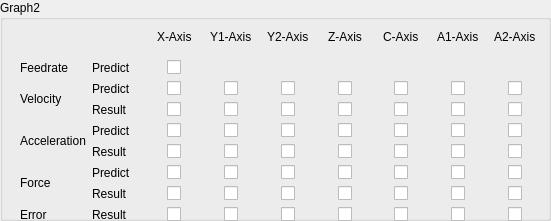
     <widget class="QGroupBox" name="groupBox_54">
      <property name="geometry">
       <rect>
        <x>10</x>
        <y>220</y>
        <width>551</width>
        <height>221</height>
       </rect>
      </property>
      <property name="title">
       <string>Graph2</string>
      </property>
      <widget class="QWidget" name="layoutWidget_28">
       <property name="geometry">
        <rect>
         <x>20</x>
         <y>20</y>
         <width>521</width>
         <height>202</height>
        </rect>
       </property>
       <layout class="QGridLayout" name="gridLayout_25">
        <item row="8" column="6" alignment="Qt::AlignHCenter">
         <widget class="QCheckBox" name="checkBox_sim_ErrorrC_2">
          <property name="text">
           <string/>
          </property>
         </widget>
        </item>
        <item row="2" column="6" alignment="Qt::AlignHCenter">
         <widget class="QCheckBox" name="checkBox_sim_velpC_2">
          <property name="text">
           <string/>
          </property>
         </widget>
        </item>
        <item row="2" column="1">
         <widget class="QLabel" name="label_203">
          <property name="text">
           <string>Predict</string>
          </property>
         </widget>
        </item>
        <item row="0" column="6" alignment="Qt::AlignHCenter">
         <widget class="QLabel" name="label_204">
          <property name="text">
           <string>C-Axis</string>
          </property>
         </widget>
        </item>
        <item row="0" column="3" alignment="Qt::AlignHCenter">
         <widget class="QLabel" name="label_205">
          <property name="text">
           <string>Y1-Axis</string>
          </property>
         </widget>
        </item>
        <item row="2" column="2" alignment="Qt::AlignHCenter">
         <widget class="QCheckBox" name="checkBox_sim_velpX_2">
          <property name="text">
           <string/>
          </property>
         </widget>
        </item>
        <item row="0" column="2" alignment="Qt::AlignHCenter">
         <widget class="QLabel" name="label_206">
          <property name="text">
           <string>X-Axis</string>
          </property>
         </widget>
        </item>
        <item row="2" column="7" alignment="Qt::AlignHCenter">
         <widget class="QCheckBox" name="checkBox_sim_velpA1_2">
          <property name="text">
           <string/>
          </property>
         </widget>
        </item>
        <item row="0" column="4" alignment="Qt::AlignHCenter">
         <widget class="QLabel" name="label_207">
          <property name="text">
           <string>Y2-Axis</string>
          </property>
         </widget>
        </item>
        <item row="0" column="7" alignment="Qt::AlignHCenter">
         <widget class="QLabel" name="label_208">
          <property name="text">
           <string>A1-Axis</string>
          </property>
         </widget>
        </item>
        <item row="2" column="8" alignment="Qt::AlignHCenter">
         <widget class="QCheckBox" name="checkBox_sim_velpA2_2">
          <property name="text">
           <string/>
          </property>
         </widget>
        </item>
        <item row="2" column="5" alignment="Qt::AlignHCenter">
         <widget class="QCheckBox" name="checkBox_sim_velpZ_2">
          <property name="text">
           <string/>
          </property>
         </widget>
        </item>
        <item row="3" column="1">
         <widget class="QLabel" name="label_209">
          <property name="text">
           <string>Result</string>
          </property>
         </widget>
        </item>
        <item row="0" column="8" alignment="Qt::AlignHCenter">
         <widget class="QLabel" name="label_210">
          <property name="text">
           <string>A2-Axis</string>
          </property>
         </widget>
        </item>
        <item row="2" column="4" alignment="Qt::AlignHCenter">
         <widget class="QCheckBox" name="checkBox_sim_velpY2_2">
          <property name="text">
           <string/>
          </property>
         </widget>
        </item>
        <item row="0" column="5" alignment="Qt::AlignHCenter">
         <widget class="QLabel" name="label_211">
          <property name="text">
           <string>Z-Axis</string>
          </property>
         </widget>
        </item>
        <item row="3" column="2" alignment="Qt::AlignHCenter">
         <widget class="QCheckBox" name="checkBox_sim_velrX_2">
          <property name="text">
           <string/>
          </property>
         </widget>
        </item>
        <item row="3" column="3" alignment="Qt::AlignHCenter">
         <widget class="QCheckBox" name="checkBox_sim_velrY1_2">
          <property name="text">
           <string/>
          </property>
         </widget>
        </item>
        <item row="2" column="3" alignment="Qt::AlignHCenter">
         <widget class="QCheckBox" name="checkBox_sim_velpY1_2">
          <property name="text">
           <string/>
          </property>
         </widget>
        </item>
        <item row="3" column="4" alignment="Qt::AlignHCenter">
         <widget class="QCheckBox" name="checkBox_sim_velrY2_2">
          <property name="text">
           <string/>
          </property>
         </widget>
        </item>
        <item row="3" column="5" alignment="Qt::AlignHCenter">
         <widget class="QCheckBox" name="checkBox_sim_velrZ_2">
          <property name="text">
           <string/>
          </property>
         </widget>
        </item>
        <item row="3" column="6" alignment="Qt::AlignHCenter">
         <widget class="QCheckBox" name="checkBox_sim_velrC_2">
          <property name="text">
           <string/>
          </property>
         </widget>
        </item>
        <item row="3" column="7" alignment="Qt::AlignHCenter">
         <widget class="QCheckBox" name="checkBox_sim_velrA1_2">
          <property name="text">
           <string/>
          </property>
         </widget>
        </item>
        <item row="4" column="1">
         <widget class="QLabel" name="label_212">
          <property name="text">
           <string>Predict</string>
          </property>
         </widget>
        </item>
        <item row="4" column="2" alignment="Qt::AlignHCenter">
         <widget class="QCheckBox" name="checkBox_sim_accpX_2">
          <property name="text">
           <string/>
          </property>
         </widget>
        </item>
        <item row="3" column="8" alignment="Qt::AlignHCenter">
         <widget class="QCheckBox" name="checkBox_sim_velrA2_2">
          <property name="text">
           <string/>
          </property>
         </widget>
        </item>
        <item row="4" column="3" alignment="Qt::AlignHCenter">
         <widget class="QCheckBox" name="checkBox_sim_accpY1_2">
          <property name="text">
           <string/>
          </property>
         </widget>
        </item>
        <item row="5" column="7" alignment="Qt::AlignHCenter">
         <widget class="QCheckBox" name="checkBox_sim_accrA1_2">
          <property name="text">
           <string/>
          </property>
         </widget>
        </item>
        <item row="4" column="8" alignment="Qt::AlignHCenter">
         <widget class="QCheckBox" name="checkBox_sim_accpA2_2">
          <property name="text">
           <string/>
          </property>
         </widget>
        </item>
        <item row="6" column="3" alignment="Qt::AlignHCenter">
         <widget class="QCheckBox" name="checkBox_sim_forcepY1_2">
          <property name="text">
           <string/>
          </property>
         </widget>
        </item>
        <item row="6" column="6" alignment="Qt::AlignHCenter">
         <widget class="QCheckBox" name="checkBox_sim_forcepC_2">
          <property name="text">
           <string/>
          </property>
         </widget>
        </item>
        <item row="6" column="7" alignment="Qt::AlignHCenter">
         <widget class="QCheckBox" name="checkBox_sim_forcepA1_2">
          <property name="text">
           <string/>
          </property>
         </widget>
        </item>
        <item row="4" column="6" alignment="Qt::AlignHCenter">
         <widget class="QCheckBox" name="checkBox_sim_accpC_2">
          <property name="text">
           <string/>
          </property>
         </widget>
        </item>
        <item row="5" column="3" alignment="Qt::AlignHCenter">
         <widget class="QCheckBox" name="checkBox_sim_accrY1_2">
          <property name="text">
           <string/>
          </property>
         </widget>
        </item>
        <item row="5" column="4" alignment="Qt::AlignHCenter">
         <widget class="QCheckBox" name="checkBox_sim_accrY2_2">
          <property name="text">
           <string/>
          </property>
         </widget>
        </item>
        <item row="5" column="5" alignment="Qt::AlignHCenter">
         <widget class="QCheckBox" name="checkBox_sim_accrZ_2">
          <property name="text">
           <string/>
          </property>
         </widget>
        </item>
        <item row="6" column="4" alignment="Qt::AlignHCenter">
         <widget class="QCheckBox" name="checkBox_sim_forcepY2_2">
          <property name="text">
           <string/>
          </property>
         </widget>
        </item>
        <item row="6" column="5" alignment="Qt::AlignHCenter">
         <widget class="QCheckBox" name="checkBox_sim_forcepZ_2">
          <property name="text">
           <string/>
          </property>
         </widget>
        </item>
        <item row="6" column="8" alignment="Qt::AlignHCenter">
         <widget class="QCheckBox" name="checkBox_sim_forcepA2_2">
          <property name="text">
           <string/>
          </property>
         </widget>
        </item>
        <item row="7" column="1">
         <widget class="QLabel" name="label_213">
          <property name="text">
           <string>Result</string>
          </property>
         </widget>
        </item>
        <item row="7" column="2" alignment="Qt::AlignHCenter">
         <widget class="QCheckBox" name="checkBox_sim_forcerX_2">
          <property name="text">
           <string/>
          </property>
         </widget>
        </item>
        <item row="5" column="1">
         <widget class="QLabel" name="label_214">
          <property name="text">
           <string>Result</string>
          </property>
         </widget>
        </item>
        <item row="6" column="2" alignment="Qt::AlignHCenter">
         <widget class="QCheckBox" name="checkBox_sim_forcepX_2">
          <property name="text">
           <string/>
          </property>
         </widget>
        </item>
        <item row="5" column="8" alignment="Qt::AlignHCenter">
         <widget class="QCheckBox" name="checkBox_sim_accrA2_2">
          <property name="text">
           <string/>
          </property>
         </widget>
        </item>
        <item row="4" column="4" alignment="Qt::AlignHCenter">
         <widget class="QCheckBox" name="checkBox_sim_accpY2_2">
          <property name="text">
           <string/>
          </property>
         </widget>
        </item>
        <item row="4" column="5" alignment="Qt::AlignHCenter">
         <widget class="QCheckBox" name="checkBox_sim_accpZ_2">
          <property name="text">
           <string/>
          </property>
         </widget>
        </item>
        <item row="5" column="6" alignment="Qt::AlignHCenter">
         <widget class="QCheckBox" name="checkBox_sim_accrC_2">
          <property name="text">
           <string/>
          </property>
         </widget>
        </item>
        <item row="6" column="1">
         <widget class="QLabel" name="label_215">
          <property name="text">
           <string>Predict</string>
          </property>
         </widget>
        </item>
        <item row="7" column="3" alignment="Qt::AlignHCenter">
         <widget class="QCheckBox" name="checkBox_sim_forcerY1_2">
          <property name="text">
           <string/>
          </property>
         </widget>
        </item>
        <item row="7" column="4" alignment="Qt::AlignHCenter">
         <widget class="QCheckBox" name="checkBox_sim_forcerY2_2">
          <property name="text">
           <string/>
          </property>
         </widget>
        </item>
        <item row="7" column="5" alignment="Qt::AlignHCenter">
         <widget class="QCheckBox" name="checkBox_sim_forcerZ_2">
          <property name="text">
           <string/>
          </property>
         </widget>
        </item>
        <item row="7" column="6" alignment="Qt::AlignHCenter">
         <widget class="QCheckBox" name="checkBox_sim_forcerC_2">
          <property name="text">
           <string/>
          </property>
         </widget>
        </item>
        <item row="7" column="7" alignment="Qt::AlignHCenter">
         <widget class="QCheckBox" name="checkBox_sim_forcerA1_2">
          <property name="text">
           <string/>
          </property>
         </widget>
        </item>
        <item row="7" column="8" alignment="Qt::AlignHCenter">
         <widget class="QCheckBox" name="checkBox_sim_forcerA2_2">
          <property name="text">
           <string/>
          </property>
         </widget>
        </item>
        <item row="8" column="1">
         <widget class="QLabel" name="label_216">
          <property name="text">
           <string>Result</string>
          </property>
         </widget>
        </item>
        <item row="5" column="2" alignment="Qt::AlignHCenter">
         <widget class="QCheckBox" name="checkBox_sim_accrX_2">
          <property name="text">
           <string/>
          </property>
         </widget>
        </item>
        <item row="4" column="7" alignment="Qt::AlignHCenter">
         <widget class="QCheckBox" name="checkBox_sim_accpA1_2">
          <property name="text">
           <string/>
          </property>
         </widget>
        </item>
        <item row="8" column="3" alignment="Qt::AlignHCenter">
         <widget class="QCheckBox" name="checkBox_sim_ErrorrY1_2">
          <property name="text">
           <string/>
          </property>
         </widget>
        </item>
        <item row="8" column="8" alignment="Qt::AlignHCenter">
         <widget class="QCheckBox" name="checkBox_sim_ErrorrA2_2">
          <property name="text">
           <string/>
          </property>
         </widget>
        </item>
        <item row="8" column="7" alignment="Qt::AlignHCenter">
         <widget class="QCheckBox" name="checkBox_sim_ErrorrA1_2">
          <property name="text">
           <string/>
          </property>
         </widget>
        </item>
        <item row="8" column="2" alignment="Qt::AlignHCenter">
         <widget class="QCheckBox" name="checkBox_sim_ErrorrX_2">
          <property name="text">
           <string/>
          </property>
         </widget>
        </item>
        <item row="8" column="4" alignment="Qt::AlignHCenter">
         <widget class="QCheckBox" name="checkBox_sim_ErrorrY2_2">
          <property name="text">
           <string/>
          </property>
         </widget>
        </item>
        <item row="8" column="5" alignment="Qt::AlignHCenter">
         <widget class="QCheckBox" name="checkBox_sim_ErrorrZ_2">
          <property name="text">
           <string/>
          </property>
         </widget>
        </item>
        <item row="6" column="0" rowspan="2">
         <widget class="QLabel" name="label_217">
          <property name="text">
           <string>Force</string>
          </property>
         </widget>
        </item>
        <item row="4" column="0" rowspan="2">
         <widget class="QLabel" name="label_218">
          <property name="text">
           <string>Acceleration</string>
          </property>
         </widget>
        </item>
        <item row="8" column="0">
         <widget class="QLabel" name="label_219">
          <property name="text">
           <string>Error</string>
          </property>
         </widget>
        </item>
        <item row="2" column="0" rowspan="2">
         <widget class="QLabel" name="label_220">
          <property name="text">
           <string>Velocity</string>
          </property>
         </widget>
        </item>
        <item row="1" column="0">
         <widget class="QLabel" name="label_221">
          <property name="text">
           <string>Feedrate</string>
          </property>
         </widget>
        </item>
        <item row="1" column="1">
         <widget class="QLabel" name="label_222">
          <property name="text">
           <string>Predict</string>
          </property>
         </widget>
        </item>
        <item row="1" column="2" alignment="Qt::AlignHCenter">
         <widget class="QCheckBox" name="checkBox_sim_feedrate_2">
          <property name="text">
           <string/>
          </property>
         </widget>
        </item>
       </layout>
      </widget>
     </widget>
